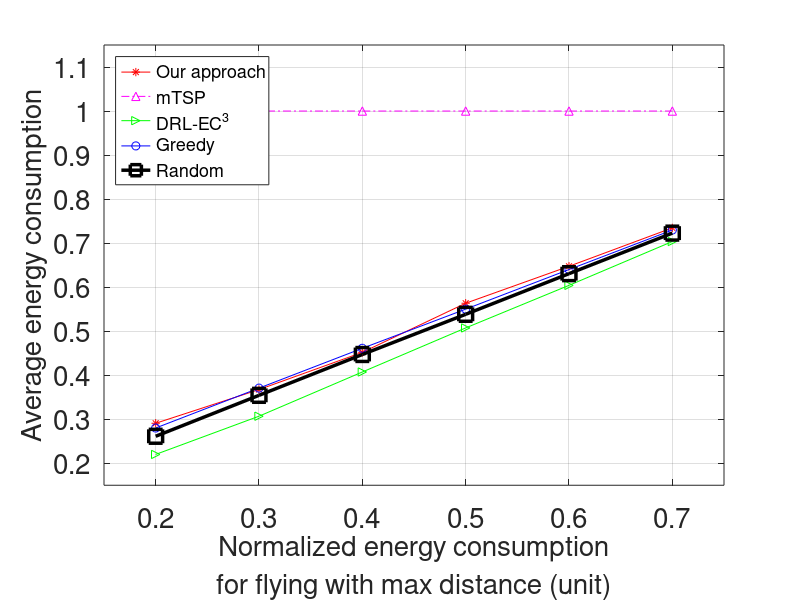

Write the MATLAB code that produced this figure.
clear
figure(1)

energy_consumption_ratio = 0.25:0.5:2.75;
%centrilized_Normalized_average_energy_consumption=[0.2	0.306853522083	0.407274841723	0.507330639454	0.604066195397	0.703604695546];
centrilized_Normalized_average_energy_consumption=[0.22	0.306853522083	0.407274841723	0.507330639454	0.604066195397	0.703604695546];
mtsp_Normalized_average_energy_consumption = [1 1 1 1 1 1];
distributed_Normalized_average_energy_consumption = [0.290795563235	
    0.367330041815	
    0.4518858086146488	
    0.563452	
    0.64737	
    0.734590760237];
greedy_Normalized_average_energy_consumption=[0.28
	0.370629370629
	0.461077844311
	0.5500000000000052
	0.64
	0.72972972973
];
ramdom_Normalized_average_energy_consumption=[0.261246521878
	0.354232404513
	0.447011699038
	0.538270131490073
	0.630583756194
	0.722683733592
];

plot(energy_consumption_ratio,distributed_Normalized_average_energy_consumption,'r-*',energy_consumption_ratio,mtsp_Normalized_average_energy_consumption ,'m-.^',energy_consumption_ratio,centrilized_Normalized_average_energy_consumption,'g->',energy_consumption_ratio,greedy_Normalized_average_energy_consumption,'b-o',energy_consumption_ratio,ramdom_Normalized_average_energy_consumption,'k-s','Linewidth',2.5,'markersize',10)

xlim([0,3])
ylim([0.15,1.15])

set(gca,'fontsize',20)
set(gca,'xtick',(0.25:0.5:2.75),'ytick', (0.2:0.1:1.15))
set(gca,'xticklabel',{'0.2','0.3','0.4','0.5','0.6','0.7'})

legend({'Our approach','mTSP','DRL-EC^3','Greedy','Random'},'location','NorthWest','fontsize',13)

xlabel({'Normalized energy consumption' ,'for flying with max distance (unit)'},'fontsize',20)
ylabel({'Average energy consumption'},'fontsize',20)
%ylabel('Normalized Average Energy Consumption','fontsize',20)
grid on;
saveas(gcf,'ratio_energy.pdf')
